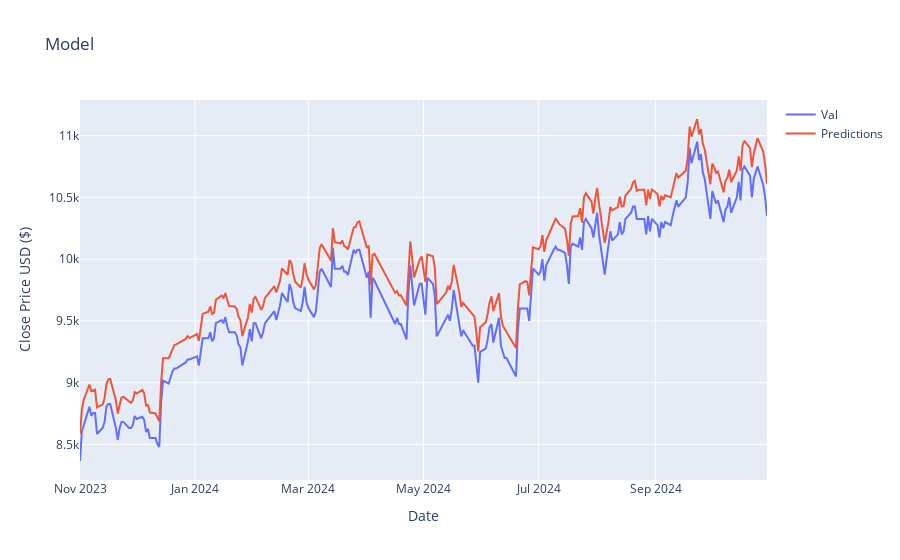

Notebook source saved alongside this figure:
### Code cell
from plotly import graph_objs as go

fig = go.Figure()

fig.add_trace(go.Scatter(x=valid['date'], y=valid['Close'], mode='lines', name='Val'))
fig.add_trace(go.Scatter(x=valid['date'], y=valid['Predictions'], mode='lines', name='Predictions'))

fig.update_layout(title='Model',
                        xaxis_title='Date',
                        yaxis_title='Close Price USD ($)')
fig.show()

### Figure 1 — Plotly figure (JSON) as saved in the notebook; plotly's stock layout.template omitted (floating-point values rounded to 4 significant figures; data arrays with more than 128 entries replaced by an {"elided": "..."} marker saying what was removed)
{"data": [{"mode": "lines", "name": "Val", "type": "scatter", "x": {"elided": "238 str values"}, "y": {"elided": "238 float values"}}, {"mode": "lines", "name": "Predictions", "type": "scatter", "x": {"elided": "238 str values"}, "y": {"elided": "238 float values"}}], "layout": {"title": {"text": "Model"}, "xaxis": {"title": {"text": "Date"}}, "yaxis": {"title": {"text": "Close Price USD ($)"}}}}
